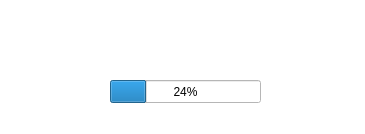
<?xml version="1.0" encoding="UTF-8"?>
<ui version="4.0">
 <class>MainWindow</class>
 <widget class="QMainWindow" name="MainWindow">
  <property name="geometry">
   <rect>
    <x>0</x>
    <y>0</y>
    <width>365</width>
    <height>134</height>
   </rect>
  </property>
  <property name="windowTitle">
   <string>MainWindow</string>
  </property>
  <property name="styleSheet">
   <string notr="true">background-color: white;</string>
  </property>
  <widget class="QWidget" name="centralwidget">
   <widget class="QLabel" name="label_6">
    <property name="geometry">
     <rect>
      <x>70</x>
      <y>10</y>
      <width>211</width>
      <height>51</height>
     </rect>
    </property>
    <property name="text">
     <string/>
    </property>
    <property name="pixmap">
     <pixmap>../textures/logotype.png</pixmap>
    </property>
    <property name="scaledContents">
     <bool>true</bool>
    </property>
   </widget>
   <widget class="QProgressBar" name="progressBar">
    <property name="geometry">
     <rect>
      <x>110</x>
      <y>80</y>
      <width>151</width>
      <height>23</height>
     </rect>
    </property>
    <property name="value">
     <number>24</number>
    </property>
   </widget>
  </widget>
  <widget class="QStatusBar" name="statusbar"/>
 </widget>
 <resources/>
 <connections/>
</ui>
